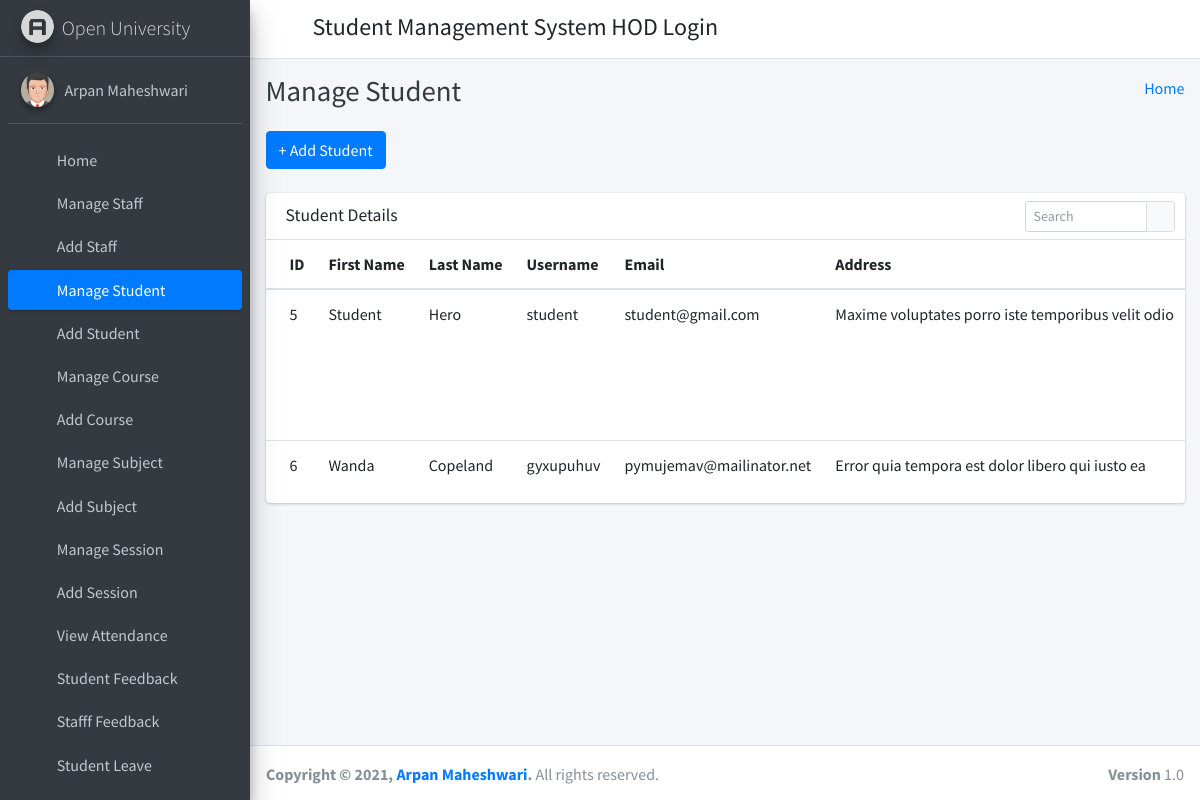
Screenshot of /manage_student/ (signed in) with the database file from the repository.
### student_management_app/models.py (models this page shows)
class CustomUser(AbstractUser):
    user_type_data = ((1, "HOD"), (2, "Staff"), (3, "Student"))
    user_type = models.CharField(default=1, choices=user_type_data, max_length=10)

class Students(models.Model):
    id = models.AutoField(primary_key=True)
    admin = models.OneToOneField(CustomUser, on_delete = models.CASCADE)
    gender = models.CharField(max_length=50)
    profile_pic = models.FileField()
    address = models.TextField()
    course_id = models.ForeignKey(Courses, on_delete=models.DO_NOTHING, default=1)
    session_year_id = models.ForeignKey(SessionYearModel, on_delete=models.CASCADE)
    created_at = models.DateTimeField(auto_now_add=True)
    updated_at = models.DateTimeField(auto_now=True)
    objects = models.Manager()

### student_management_app/HodViews.py (the view)
# urls.py: path('manage_student/', HodViews.manage_student, name="manage_student"),
def manage_student(request):
    students = Students.objects.all()
    context = {
        "students": students
    }
    return render(request, 'hod_template/manage_student_template.html', context)

### student_management_app/LoginCheckMiddleWare.py (called while the page is built, shortened)
    def process_view(self, request, view_func, view_args, view_kwargs):
        modulename = view_func.__module__
        user = request.user
        if user.is_authenticated:
            if user.user_type == "1":
                if modulename == "student_management_app.HodViews":
                    pass
                elif modulename == "student_management_app.views" or modulename == "django.views.static":
                    pass
                else:
                    return redirect("admin_home")
            else:
                return redirect("login")
        else:
            if request.path == reverse("login") or request.path == reverse("doLogin"):
                pass
            else:
                return redirect("login")

### student_management_app/templates/hod_template/manage_student_template.html (shortened to what this page needs)
{% extends 'hod_template/base_template.html' %}
{% block page_title %}
    Manage Student
{% endblock page_title %}
{% block main_content %}
{% load static %}
<section class="content">
        <div class="container-fluid">
            <a class="btn btn-primary" href="{% url 'add_student' %}" role="button">+ Add Student</a> <br/>&nbsp;
            <div class="row">
                <div class="col-md-12">
                    <div class="card">
                        <div class="card-header">
                            <h3 class="card-title">Student Details</h3>
                            <div class="card-tools">
                            <div class="input-group input-group-sm" style="width: 150px;">
                                <input type="text" name="table_search" class="form-control float-right" placeholder="Search">
                                <div class="input-group-append">
                                <button type="submit" class="btn btn-default"><i class="fas fa-search"></i></button>
                                </div>
                            </div>
                            </div>
                        </div>
                        <div class="card-body table-responsive p-0">
                            <table class="table table-hover text-nowrap">
                            <thead>
                                <tr>
                                <th>ID</th>
                                <th>First Name</th>
                                <th>Last Name</th>
                                <th>Username</th>
                                <th>Email</th>
                                <th>Address</th>
                                </tr>
                            </thead>
                            <tbody>
                                {% for student in students %}
                                <tr>
                                <td>{{ student.admin.id }}</td>
                                <td>{{ student.admin.first_name }}</td>
                                <td>{{ student.admin.last_name }}</td>
                                <td>{{ student.admin.username }}</td>
                                <td>{{ student.admin.email }}</td>
                                <td>{{ student.address }}</td>
                                </tr>
                                {% endfor %}
                            </tbody>
                            </table>
                        </div>
                        </div>
                </div>
            </div>
        </div>
      </section>
  {% endblock main_content %}

### student_management_app/templates/hod_template/base_template.html (shortened to what this page needs)
{% load static %}
<!DOCTYPE html>
<html>
<head>
  <link rel="stylesheet" href="{% static "fontawesome-free/css/all.min.css" %}">
  <link rel="stylesheet" href="https://code.ionicframework.com/ionicons/2.0.1/css/ionicons.min.css">
  <link rel="stylesheet" href="{% static 'tempusdominus-bootstrap-4/css/tempusdominus-bootstrap-4.min.css' %}">
  <link rel="stylesheet" href="{% static "icheck-bootstrap/icheck-bootstrap.min.css" %}">
  <link rel="stylesheet" href="{% static "jqvmap/jqvmap.min.css" %}">
  <link rel="stylesheet" href="{% static 'dist/css/adminlte.min.css'  %}">
  <link rel="stylesheet" href="{% static "overlayScrollbars/css/OverlayScrollbars.min.css" %}">
  <link rel="stylesheet" href="{% static "daterangepicker/daterangepicker.css" %}">
  <link rel="stylesheet" href="{% static "summernote/summernote-bs4.css" %}">
</head>
<body class="hold-transition sidebar-mini layout-fixed">
  <div class="wrapper">
    <nav class="main-header navbar navbar-expand navbar-white navbar-light">
      <ul class="navbar-nav">
        <li class="nav-item">
          <a class="nav-link" data-widget="pushmenu" href="#" role="button"><i class="fas fa-bars"></i></a>
        </li>
      </ul>
      <h4 style="margin-left: 10px; margin-top: 5px;">Student Management System HOD Login</h4>
      <ul class="navbar-nav ml-auto">
      <li class="nav-item dropdown">
        <a class="nav-link" data-toggle="dropdown" href="#" aria-expanded="false">
          <i class="fas fa-cog"></i>
        </a>
      </li>
    </ul>
    </nav>
    {% include 'hod_template/sidebar_template.html' with user=user id=id %}
    <div class="content-wrapper">
      <div class="content-header">
        <div class="container-fluid">
          <div class="row mb-2">
            <div class="col-sm-6">
              <h1 class="m-0 text-dark">
                {% block page_title %}
                {% endblock page_title %}
              </h1>
            </div>
            <div class="col-sm-6">
              <ol class="breadcrumb float-sm-right">
                <li class="breadcrumb-item"><a href="{% url 'admin_home' %}">Home</a></li>
              </ol>
            </div>
          </div>
        </div>
      </div>
      {% block main_content %}
      {% endblock main_content %}
    </div>
    {% include 'hod_template/footer.html' %}
  </div>
</body>
</html>

### student_management_app/templates/hod_template/sidebar_template.html (shortened to what this page needs)
{% load static %}
<aside class="main-sidebar sidebar-dark-primary elevation-4">
      <a href="{% url 'admin_home' %}" class="brand-link">
        <img src="{% static 'dist/img/AdminLTELogo.png' %}" alt="AdminLTE Logo" class="brand-image img-circle elevation-3"
            style="opacity: .8">
        <span class="brand-text font-weight-light">Open University</span>
      </a>
      <div class="sidebar">
        <div class="user-panel mt-3 pb-3 mb-3 d-flex">
          <div class="image">
            <img src="{% static 'dist/img/user2-160x160.jpg' %}" class="img-circle elevation-2" alt="User Image">
          </div>
          <div class="info">
            <a href="{% url 'admin_profile' %}" class="d-block">{{ user.first_name }} {{ user.last_name }}</a>
          </div>
        </div>
        <nav class="mt-2">
          <ul class="nav nav-pills nav-sidebar flex-column" data-widget="treeview" role="menu" data-accordion="false">
            <li class="nav-item">
              {% url 'admin_home' as admin_home %}
              <a href="{{ admin_home }}" class="nav-link {% if request.path == admin_home %} active {% endif %}">
                <i class="nav-icon fas fa-tachometer-alt"></i>
                <p>
                  Home
                </p>
              </a>
            </li>
            <li class="nav-item">
              {% url 'manage_staff' as manage_staff %}
              {% url 'edit_staff' staff_id=id as edit_staff %}
              <a href="{{ manage_staff }}" class="nav-link {% if request.path == manage_staff %} active {% endif %} {% if request.path == edit_staff %} active {% endif %}">
                <i class="nav-icon fas fa-chalkboard-teacher"></i>
                <p>
                  Manage Staff
                </p>
              </a>
            </li>
            <li class="nav-item">
              {% url 'add_staff' as add_staff %}
              <a href="{{ add_staff }}" class="nav-link {% if request.path == add_staff %} active {% endif %}">
                <i class="nav-icon fas fa-th"></i>
                <p>
                  Add Staff
                </p>
              </a>
            </li>
            <li class="nav-item">
              {% url 'manage_student' as manage_student %}
              {% url 'edit_student' student_id=id as edit_student %}
              <a href="{{ manage_student }}" class="nav-link {% if request.path == manage_student %} active {% endif %} {% if request.path == edit_student %} active {% endif %}">
                <i class="nav-icon fas fa-user-graduate"></i>
                <p>
                  Manage Student
                </p>
              </a>
            </li>
            <li class="nav-item">
              {% url 'add_student' as add_student %}
              <a href="{{ add_student }}" class="nav-link {% if request.path == add_student %} active {% endif %}">
                <i class="nav-icon fas fa-th"></i>
                <p>
                  Add Student
                </p>
              </a>
            </li>
            <li class="nav-item">
              {% url 'manage_course' as manage_course %}
              {% url 'edit_course' course_id=id as edit_course %}
              <a href="{{ manage_course }}" class="nav-link {% if request.path == manage_course %} active {% endif %} {% if request.path == edit_course %} active {% endif %}">
                <i class="nav-icon fas fa-chalkboard"></i>
                <p>
                  Manage Course
                </p>
              </a>
            </li>
            <li class="nav-item">
            {% url 'add_course' as add_course %}
              <a href="{{ add_course }}" class="nav-link {% if request.path == add_course %} active {% endif %}">
                <i class="nav-icon fas fa-th"></i>
                <p>
                  Add Course
                </p>
              </a>
            </li>
            <li class="nav-item">
              {% url 'manage_subject' as manage_subject %}
              {% url 'edit_subject' subject_id=id as edit_subject %}
              <a href="{{ manage_subject }}" class="nav-link {% if request.path == manage_subject %} active {% endif %} {% if request.path == edit_subject %} active {% endif %}">
                <i class="nav-icon fas fa-book"></i>
                <p>
                  Manage Subject
                </p>
              </a>
            </li>
            <li class="nav-item">
              {% url 'add_subject' as add_subject %}
              <a href="{{ add_subject }}" class="nav-link {% if request.path == add_subject %} active {% endif %}">
                <i class="nav-icon fas fa-th"></i>
                <p>
                  Add Subject
                </p>
              </a>
            </li>
            <li class="nav-item">
              {% url 'manage_session' as manage_session %}
              {% url 'edit_session' session_id=id as edit_session %}
              <a href="{{ manage_session }}" class="nav-link {% if request.path == manage_session %} active {% endif %} {% if request.path == edit_session %} active {% endif %}">
                <i class="nav-icon fas fa-graduation-cap"></i>
                <p>
                  Manage Session
                </p>
              </a>
            </li>
            <li class="nav-item">
              {% url 'add_session' as add_session %}
              <a href="{{ add_session }}" class="nav-link {% if request.path == add_session %} active {% endif %}">
                <i class="nav-icon fas fa-th"></i>
                <p>
                  Add Session
                </p>
              </a>
            </li>
            <li class="nav-item">
              {% url 'admin_view_attendance' as admin_view_attendance %}
              <a href="{{ admin_view_attendance }}" class="nav-link {% if request.path == admin_view_attendance %} active {% endif %}">
                <i class="nav-icon fas fa-calendar-alt"></i>
                <p>
                  View Attendance
                </p>
              </a>
            </li>
            <li class="nav-item">
              {% url 'student_feedback_message' as student_feedback_message %}
              <a href="{{ student_feedback_message }}" class="nav-link {% if request.path == student_feedback_message %} active {% endif %}">
                <i class="nav-icon fas fa-th"></i>
                <p>
                  Student Feedback
                </p>
              </a>
            </li>
            <li class="nav-item">
              {% url 'staff_feedback_message' as staff_feedback_message %}
              <a href="{{ staff_feedback_message }}" class="nav-link {% if request.path == staff_feedback_message %} active {% endif %}">
                <i class="nav-icon fas fa-th"></i>
                <p>
                  Stafff Feedback
                </p>
              </a>
            </li>
            <li class="nav-item">
              {% url 'student_leave_view' as student_leave_view %}
              <a href="{{ student_leave_view }}" class="nav-link {% if request.path == student_leave_view %} active {% endif %}">
                <i class="nav-icon fas fa-th"></i>
                <p>
                  Student Leave
                </p>
              </a>
            </li>
            <li class="nav-item">
              {% url 'staff_leave_view' as staff_leave_view %}
              <a href="{{ staff_leave_view }}" class="nav-link {% if request.path == staff_leave_view %} active {% endif %}">
                <p>
                </p>
              </a>
            </li>
          </ul>
        </nav>
      </div>
    </aside>

### student_management_app/templates/hod_template/footer.html
<footer class="main-footer">
    <strong>Copyright &copy; {% now "Y" %}, <a href="https://github.com/ArpanMaheshwari144">Arpan Maheshwari</a>.</strong> All rights reserved.
    <div class="float-right d-none d-sm-inline-block">
        <b>Version</b> 1.0
    </div>
</footer>

### rows the page displays
CustomUser: first_name "Arpan", last_name "Maheshwari"
Students: admin.id "5", admin.first_name "Student", admin.last_name "Hero", admin.username "student", admin.email "student@gmail.com", address "Maxime voluptates porro iste temporibus velit odio"
Students: admin.id "6", admin.first_name "Wanda", admin.last_name "Copeland", admin.username "gyxupuhuv", admin.email "pymujemav@mailinator.net", address "Error quia tempora est dolor libero qui iusto ea"
